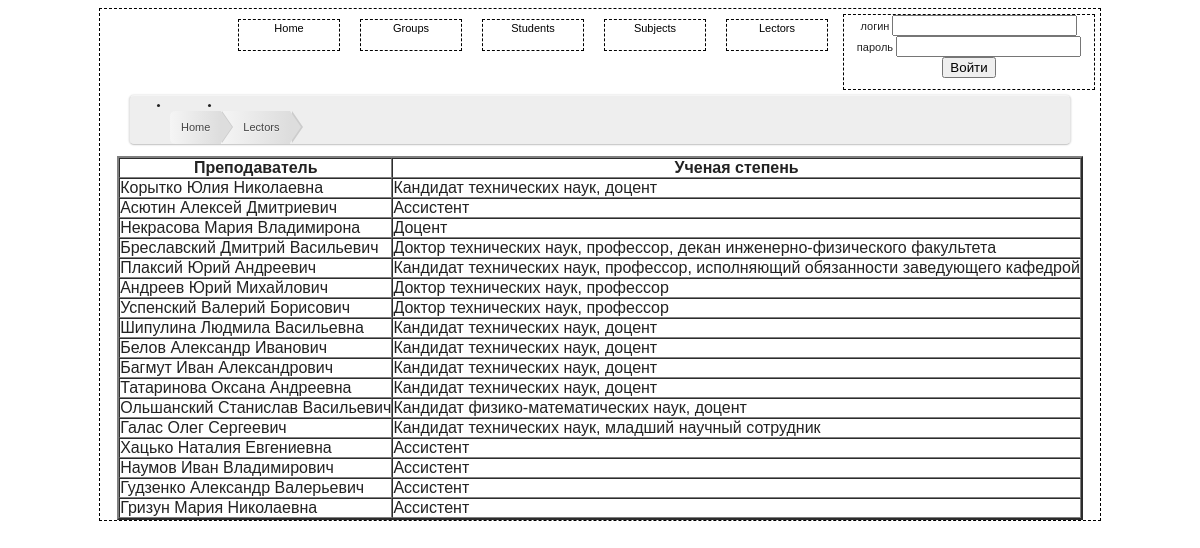
Page /list.php?info=lectors on the committed database.
### tables this page shows
CREATE TABLE IF NOT EXISTS `lectors` (
  `lector_id` int(10) NOT NULL AUTO_INCREMENT,
  `lector_name` text,
  `lector_position` text,
  `lector_email` text,
  `lector_login` tinytext,
  `lector_password` tinytext,
  `role` int(11) DEFAULT NULL,
  PRIMARY KEY (`lector_id`)
);

### lectors.php (the view, shortened to what this page needs)
<?php
       	echo "<ul id=\"breadcrumbs\">
                <li><a href=\"index.php\">Home</a></li>
                <li><a href=\"list.php?info=lectors\">Lectors</a></li>
              </ul>";
		$sort="";
		$query="Select * from lectors".$sort;
		$result=mysql_query($query);
		$query1="(SELECT l.role FROM lectors l WHERE lector_login='".$_SESSION['login']."') UNION
			 (SELECT s.role FROM students s WHERE student_email='".$_SESSION['login']."' OR parent_email='".$_SESSION['login']."')";
		$acess_result=mysql_query($query1);
		$acess= mysql_fetch_array($acess_result);
		$role=$acess['role'];
		if (!empty($_SESSION['login']) && $role== 2){
			echo"<table border=2 cellpadding=0 cellspacing=0 >";
			echo"<TR><TH> <a href=\"list.php?info=lectors&sort=ASC\"> &uarr; </a> </TH><TH>Преподаватель</TH><TH><a href=\"list.php?info=lectors&sort=DESC\">&darr; </a></TH><TH>Ученая степень</TH></TR>";
			while($row=mysql_fetch_array($result)){
				if ($_SESSION['login']==$row['lector_login']){
				echo"<tr><td colspan=\"3\"><a href=\"lectors_details.php?lectorId=".$row['lector_id']."\" style=\"color: red\">".$row['lector_name']."</td><td>".$row['lector_position']."</td>
					</tr>";
			}
			else {
				echo"<tr><td colspan=\"3\">".$row['lector_name']."</td><td>".$row['lector_position']."</td>
					</tr>";
			}
			}
			echo"</table>";
		} else {
			echo"<table border=2 cellpadding=0 cellspacing=0 >";
			echo"<TR><TH>Преподаватель</TH><TH>Ученая степень</TH></TR>";
			while($row=mysql_fetch_array($result)){
				echo"<tr><td>".$row['lector_name']."</td><td>".$row['lector_position']."</td>
					</tr>";
			}
			echo"</table>";
		}

### css/index.css (style rules this page uses)
a { margin-top:15px; text-decoration: none; color: #000; }
#breadcrumbs { background: #eee; border-width: 1px; border-style: solid; border-color: #f5f5f5 #e5e5e5 #ccc; border-radius: 5px; box-shadow: 0 0 2px rgba(0,0,0,.2); overflow: hidden; width: 90%; }
#breadcrumbs li { float: left; }
#breadcrumbs a { padding: .7em 1em .7em 2em; float: left; text-decoration: none; color: #444; position: relative; text-shadow: 0 1px 0 rgba(255,255,255,.5); background-color: #ddd; background-image: linear-gradient(to right, #f5f5f5, #ddd); }
#breadcrumbs li:first-child a { padding-left: 1em; border-radius: 5px 0 0 5px; }
#breadcrumbs a::after, #breadcrumbs a::before { content: ""; position: absolute; top: 50%; margin-top: -1.5em; border-top: 1.5em solid transparent; border-bottom: 1.5em solid transparent; border-left: 1em solid; right: -1em; }
#breadcrumbs a::after { z-index: 2; border-left-color: #ddd; }
#breadcrumbs a::before { border-left-color: #ccc; right: -1.1em; z-index: 1; }

### list.php (style rules this page uses)
body { font: 11px Tahoma, "Trebuchet MS", Tahoma, sans-serif; line-height: 1.6em; color: #222; }

### rows in the picture
lectors: lector_name "Корытко Юлия Николаевна", lector_position "Кандидат технических наук, доцент"
lectors: lector_name "Асютин Алексей Дмитриевич", lector_position "Ассистент"
lectors: lector_name "Некрасова Мария Владимирона", lector_position "Доцент"
lectors: lector_name "Бреславский Дмитрий Васильевич", lector_position "Доктор технических наук, профессор, декан инженерно-физического факультета"
lectors: lector_name "Плаксий Юрий Андреевич", lector_position "Кандидат технических наук, профессор, исполняющий обязанности заведующего кафедрой"
lectors: lector_name "Андреев Юрий Михайлович", lector_position "Доктор технических наук, профессор"
lectors: lector_name "Успенский Валерий Борисович", lector_position "Доктор технических наук, профессор"
lectors: lector_name "Шипулина Людмила Васильевна", lector_position "Кандидат технических наук, доцент"
lectors: lector_name "Белов Александр Иванович", lector_position "Кандидат технических наук, доцент"
lectors: lector_name "Багмут Иван Александрович", lector_position "Кандидат технических наук, доцент"
lectors: lector_name "Татаринова Оксана Андреевна", lector_position "Кандидат технических наук, доцент"
lectors: lector_name "Ольшанский Станислав Васильевич", lector_position "Кандидат физико-математических наук, доцент"
lectors: lector_name "Галас Олег Сергеевич", lector_position "Кандидат технических наук, младший научный сотрудник"
lectors: lector_name "Хацько Наталия Евгениевна", lector_position "Ассистент"
lectors: lector_name "Наумов Иван Владимирович", lector_position "Ассистент"
lectors: lector_name "Гудзенко Александр Валерьевич", lector_position "Ассистент"
lectors: lector_name "Гризун Мария Николаевна", lector_position "Ассистент"
